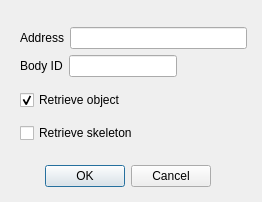
<?xml version="1.0" encoding="UTF-8"?>
<ui version="4.0">
 <class>DvidObjectDialog</class>
 <widget class="QDialog" name="DvidObjectDialog">
  <property name="geometry">
   <rect>
    <x>0</x>
    <y>0</y>
    <width>262</width>
    <height>202</height>
   </rect>
  </property>
  <property name="windowTitle">
   <string>Dialog</string>
  </property>
  <widget class="QDialogButtonBox" name="buttonBox">
   <property name="geometry">
    <rect>
     <x>40</x>
     <y>160</y>
     <width>171</width>
     <height>32</height>
    </rect>
   </property>
   <property name="orientation">
    <enum>Qt::Horizontal</enum>
   </property>
   <property name="standardButtons">
    <set>QDialogButtonBox::Cancel|QDialogButtonBox::Ok</set>
   </property>
  </widget>
  <widget class="QWidget" name="layoutWidget">
   <property name="geometry">
    <rect>
     <x>20</x>
     <y>20</y>
     <width>227</width>
     <height>131</height>
    </rect>
   </property>
   <layout class="QVBoxLayout" name="verticalLayout_2">
    <item>
     <layout class="QVBoxLayout" name="verticalLayout">
      <item>
       <layout class="QHBoxLayout" name="horizontalLayout">
        <item>
         <widget class="QLabel" name="label">
          <property name="text">
           <string>Address</string>
          </property>
         </widget>
        </item>
        <item>
         <widget class="QLineEdit" name="addressLineEdit"/>
        </item>
       </layout>
      </item>
      <item>
       <layout class="QHBoxLayout" name="horizontalLayout_2">
        <item>
         <widget class="QLabel" name="label_2">
          <property name="text">
           <string>Body ID</string>
          </property>
         </widget>
        </item>
        <item>
         <widget class="QLineEdit" name="bodyLineEdit">
          <property name="toolTip">
           <string>A list of body IDs</string>
          </property>
         </widget>
        </item>
        <item>
         <spacer name="horizontalSpacer">
          <property name="orientation">
           <enum>Qt::Horizontal</enum>
          </property>
          <property name="sizeHint" stdset="0">
           <size>
            <width>40</width>
            <height>20</height>
           </size>
          </property>
         </spacer>
        </item>
       </layout>
      </item>
     </layout>
    </item>
    <item>
     <widget class="QCheckBox" name="retrieveObjectCheckBox">
      <property name="text">
       <string>Retrieve object</string>
      </property>
      <property name="checked">
       <bool>true</bool>
      </property>
     </widget>
    </item>
    <item>
     <widget class="QCheckBox" name="retrieveSkeletonCheckBox">
      <property name="text">
       <string>Retrieve skeleton</string>
      </property>
     </widget>
    </item>
   </layout>
  </widget>
 </widget>
 <resources/>
 <connections>
  <connection>
   <sender>buttonBox</sender>
   <signal>accepted()</signal>
   <receiver>DvidObjectDialog</receiver>
   <slot>accept()</slot>
   <hints>
    <hint type="sourcelabel">
     <x>248</x>
     <y>254</y>
    </hint>
    <hint type="destinationlabel">
     <x>157</x>
     <y>274</y>
    </hint>
   </hints>
  </connection>
  <connection>
   <sender>buttonBox</sender>
   <signal>rejected()</signal>
   <receiver>DvidObjectDialog</receiver>
   <slot>reject()</slot>
   <hints>
    <hint type="sourcelabel">
     <x>316</x>
     <y>260</y>
    </hint>
    <hint type="destinationlabel">
     <x>286</x>
     <y>274</y>
    </hint>
   </hints>
  </connection>
 </connections>
</ui>
